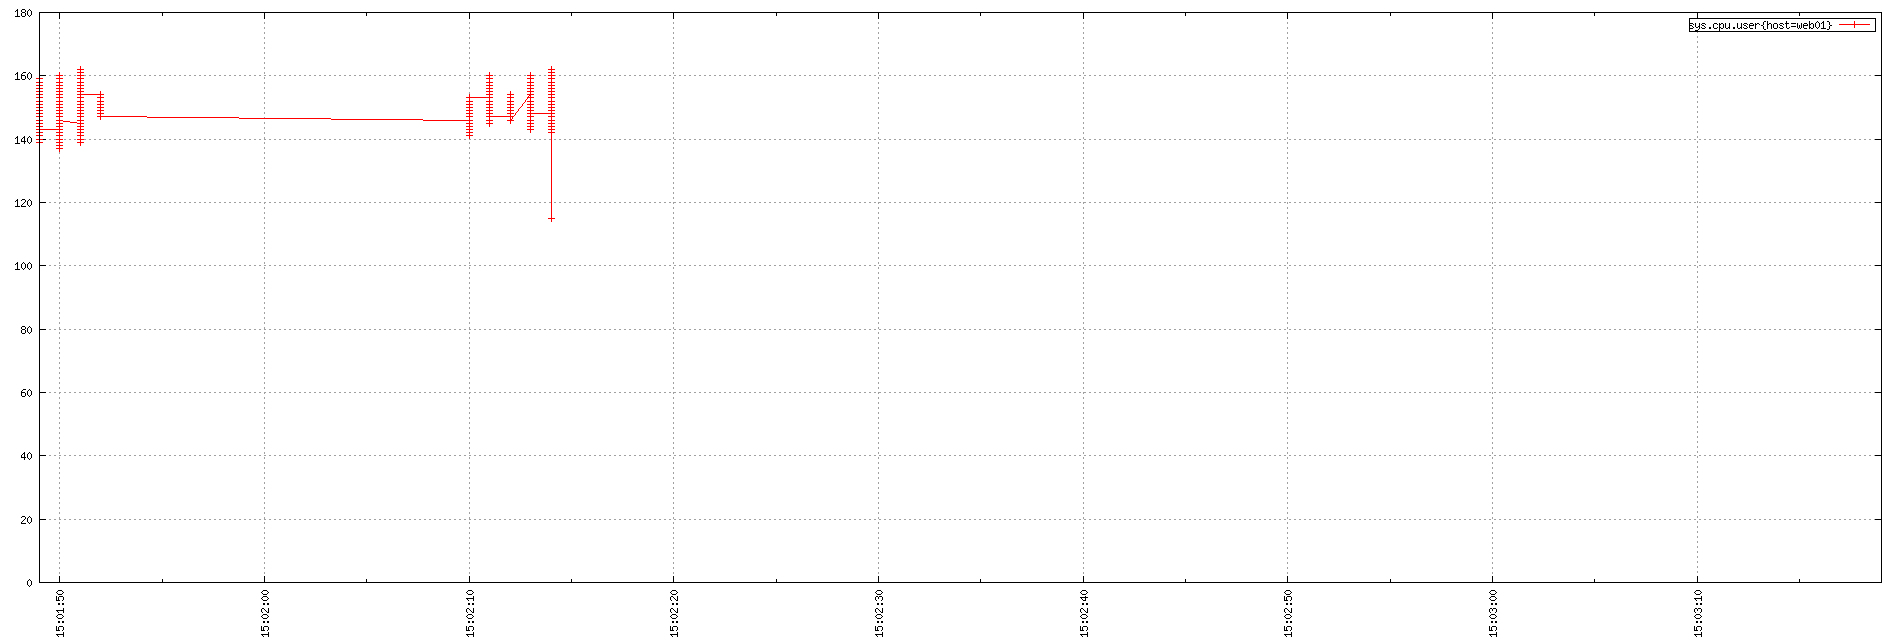

Write gnuplot code to recreate this figure.
set term png small size 1900,644
set xdata time
set timefmt "%s"
if (GPVAL_VERSION < 4.6) set xtics rotate; else set xtics rotate right
set output "${TMPDIR-'tmp'}/tsd/985fdbd6.png"
set xrange ["1673881309":"1673881399"]
set format x "%H:%M:%S"
set grid
set style data linespoint
set key right box
set yrange [0:]
plot  "${TMPDIR-'tmp'}/tsd/985fdbd6_0.dat" using 1:2 title "sys.cpu.user{host=web01}"
